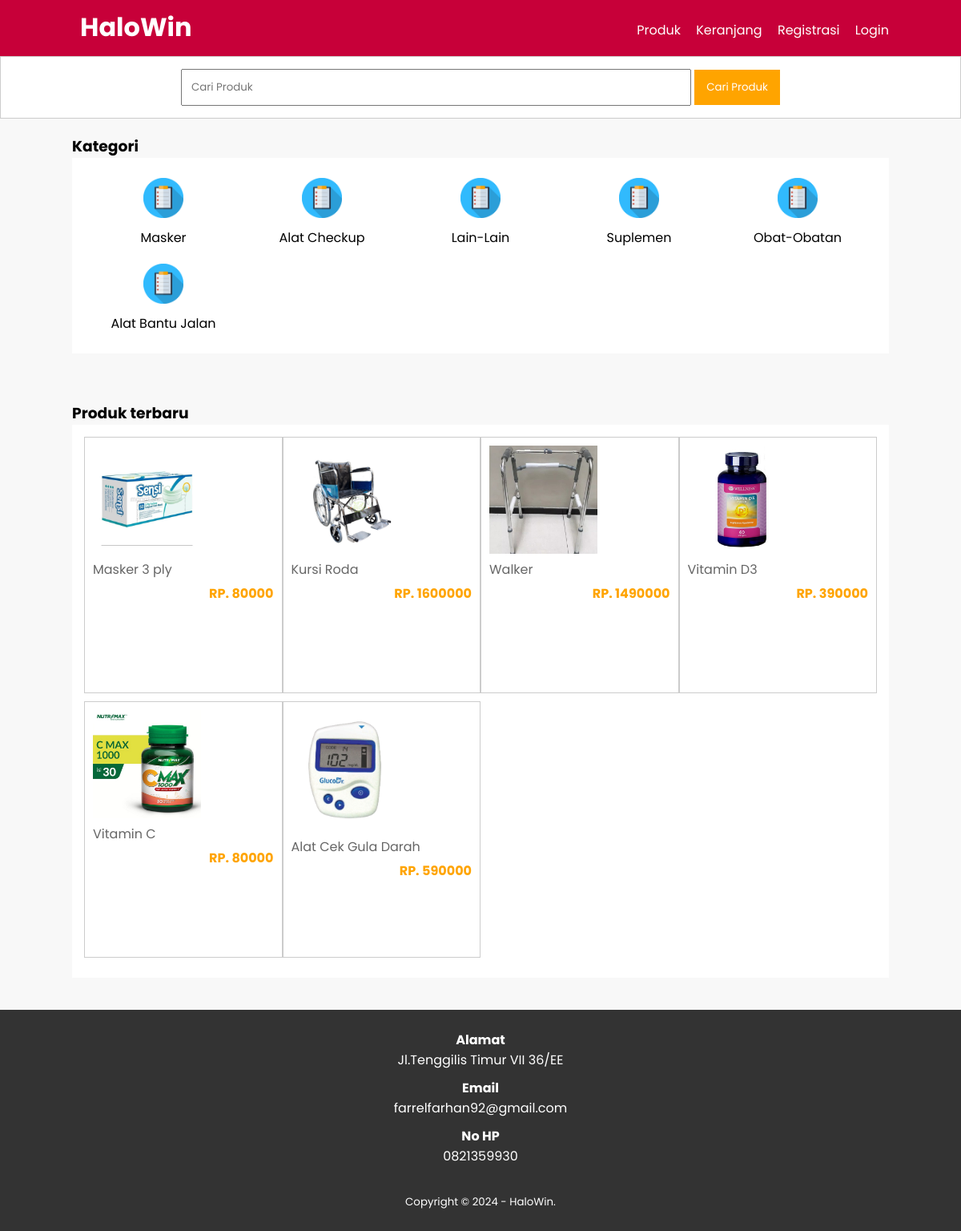
The page / on the database its author committed.
### tables this page shows
CREATE TABLE `tb_category` (
  `category_id` int(11) NOT NULL,
  `category_name` varchar(50) NOT NULL
);

CREATE TABLE `tb_product` (
  `product_id` int(11) NOT NULL,
  `category_id` int(11) NOT NULL,
  `product_name` varchar(100) NOT NULL,
  `product_price` int(11) NOT NULL,
  `product_description` text NOT NULL,
  `product_image` varchar(100) NOT NULL,
  `product_status` tinyint(4) NOT NULL,
  `date_create` timestamp NOT NULL DEFAULT current_timestamp()
);

### index.php (the view, shortened to what this page needs)
<?php
include 'db.php';
function getAdminData($conn)
{
    $kontak = mysqli_query($conn, "SELECT admin_telp, admin_email, admin_addres FROM tb_admin WHERE admin_id = 1");
    return mysqli_fetch_object($kontak);
}
$a = getAdminData($conn);
?>
<!DOCTYPE html>
<html>
<head>
    <link rel="stylesheet" type="text/css" href="css/style.css">
</head>
<body>
    <header>
        <div class="container">
            <h1><a href="index.php">HaloWin</a></h1>
            <ul>
                <li><a href="produk.php">Produk</a></li>
                <li><a href="keranjang-user.php">Keranjang</a></li>
                <?php echo (isset($_SESSION['status_login']) && $_SESSION['status_login'] == true) ? '' : '<li><a href="registrasi-user.php">Registrasi</a></li>'; ?>
                <li>
                    <?php
                    echo (isset($_SESSION['status_login']) && $_SESSION['status_login'] == true) ?
                        '<a href="profile-user.php"><img src="img/profile.svg" width="25px" alt="User Icon" class="user-icon"></a>' :
                        '<a href="login-user.php">Login</a>';
                    ?>
                </li>
            </ul>
        </div>
    </header>
    <div class="search">
        <div class="container">
            <form action="produk.php">
                <input type="text" name="search" placeholder="Cari Produk">
                <input type="submit" name="cari" value="Cari Produk">
            </form>
        </div>
    </div>
    <div class="section">
        <div class="container">
            <h3>Kategori</h3>
            <div class="box">
                <?php
                $kategori = mysqli_query($conn, "SELECT * FROM tb_category ORDER BY
                category_id DESC");
                if (mysqli_num_rows($kategori) > 0) {
                    while ($k = mysqli_fetch_array($kategori)) {
                        ?>
                        <a href="produk.php?kat=<?php echo $k['category_id'] ?>">
                            <div class="col-5">
                                <img src="img/images.png" width="50px" style="margin-bottom: 5px;">
                                <p><?php echo $k['category_name'] ?></p>
                            </div>
                        <?php }
                } else { ?>
                        <p>Kategori Tidak Ada</p>
                    <?php } ?>
            </div>
        </div>
    </div>
    <div class="section">
        <div class="container">
            <h3>Produk terbaru</h3>
            <div class="box">
                <?php
                $produk = mysqli_query($conn, "SELECT * FROM tb_product WHERE product_status =1 ORDER BY product_id DESC LIMIT 8");
                if (mysqli_num_rows($produk) > 0) {
                    while ($p = mysqli_fetch_array($produk)) {
                        ?>
                        <a href="detail-produk.php?id=<?php echo $p['product_id']; ?>">
                            <div class="col-4">
                                <img src="produk/<?php echo $p['product_image'] ?>">
                                <p class="nama"><?php echo substr($p['product_name'], 0, 30) ?></p>
                                <p class="harga">RP. <?php echo $p['product_price'] ?></p>
                            </div>
                        </a>
                    <?php }
                } else { ?>
                    <p>Produk Tidak Ada</p>
                <?php } ?>
            </div>
        </div>
    </div>
    <div class="footer">
        <div class="container">
            <h4>Alamat</h4>
            <p><?php echo $a->admin_addres ?></p>
            <h4>Email</h4>
            <p><?php echo $a->admin_email ?></p>
            <h4>No HP</h4>
            <p><?php echo $a->admin_telp ?></p>
            <small>Copyright &copy; 2024 - HaloWin.</small>
        </div>
    </div>
</body>
</html>

### css/style.css (style rules this page uses)
* { padding: 0; margin: 0; font-family: "Poppins", sans-serif; }
body { background-color: #f8f8f8; }
a { color: inherit; text-decoration: none; }
header { background-color: #c70039; color: #fff; }
header h1 { float: left; padding: 10px; }
header ul { float: right; }
header ul li { display: inline-block; }
header ul li a { padding: 25px 0 20px 15px; display: inline-block; }
.container { width: 85%; margin: 0 auto; }
.container:after { content: ""; display: block; clear: both; }
.section { padding: 20px 0; }
.box { background-color: #fff; padding: 15px; margin-bottom: 20px; box-sizing: border-box; }
.box:after { content: ""; display: block; clear: both; }
.search { padding: 15px 0; background-color: #fff; border: 1px solid #ccc; text-align: center; }
.search input[type="text"] { width: 60%; padding: 11px; }
.search input[type="submit"] { padding: 12px 15px; background-color: #ffa400; color: #fff; border: none; cursor: pointer; }
.col-5 { width: 20%; height: 100%; text-align: center; float: left; padding: 10px; box-sizing: border-box; }
.col-4 { width: 25%; height: 320px; border: 1px solid #ccc; float: left; padding: 10px; box-sizing: border-box; margin-bottom: 10px; }
.col-4 img { width: 60%; }
.col-4 .nama { color: #666; margin-bottom: 5px; }
.col-4 .harga { font-weight: bold; color: #ffa400; float: right; }
.footer { padding: 25px; background-color: #333; color: #fff; text-align: center; }
.footer p { margin-bottom: 10px; }
.footer small { margin-top: 25px; display: inline-block; }

### rows shown on the page
tb_category: category_name "Masker"
tb_category: category_name "Alat Checkup"
tb_category: category_name "Lain-Lain"
tb_category: category_name "Suplemen"
tb_category: category_name "Obat-Obatan"
tb_category: category_name "Alat Bantu Jalan"
tb_product: product_image (picture), product_name "Masker 3 ply", product_price "80000"
tb_product: product_image (picture), product_name "Kursi Roda", product_price "1600000"
tb_product: product_image (picture), product_name "Walker", product_price "1490000"
tb_product: product_image (picture), product_name "Vitamin D3", product_price "390000"
tb_product: product_image (picture), product_name "Vitamin C", product_price "80000"
tb_product: product_image (picture), product_name "Alat Cek Gula Darah", product_price "590000"

### other values the page prints
$a->admin_addres "Jl.Tenggilis Timur VII 36/EE"
$a->admin_email "farrelfarhan92@gmail.com"
$a->admin_telp "0821359930"
